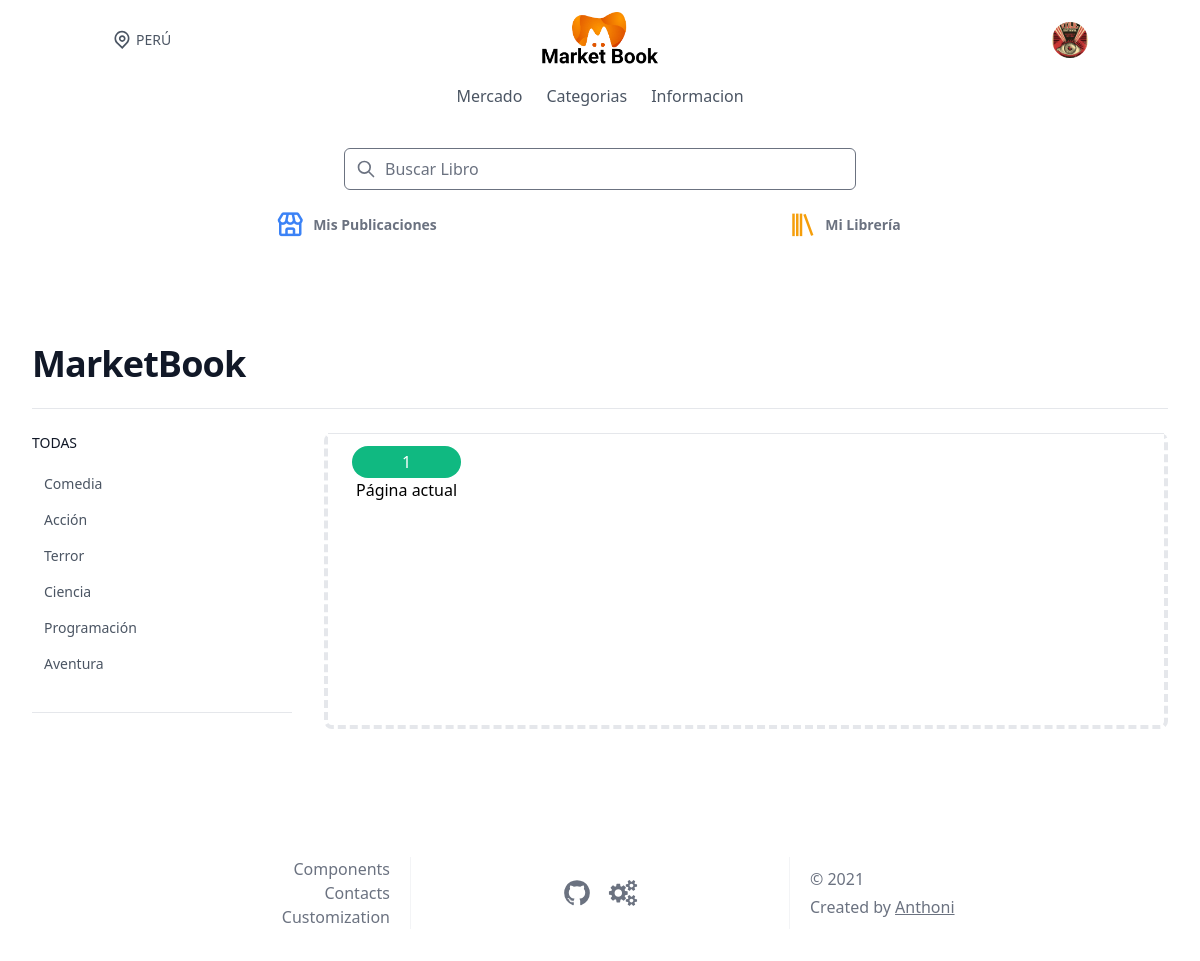
Page /marketplace/post/search/category/ (signed in) on the committed database.
### accounts/models.py (models this page shows)
class User(AbstractUser):
    stripe_customer_id=models.CharField(max_length=50,null=True, blank=True)
    photo=models.ImageField(default='users/user_default_bg.png',upload_to=user_directory_path_profile)
    created=models.DateTimeField(auto_now_add=True)
    verifield=models.CharField(max_length=10,choices=VERIFICATION_OPTIONS,default='unverified')
    coins  =models.DecimalField(max_digits=19,decimal_places=2,default=0,blank=False)
    date_created =models.DateField(auto_now_add=True)
    def get_produsts_count(self):
        return self.library.products.all().count()
    def get_produsts_count_public(self):
        return self.products.all().count()

### marketplace/models.py (models this page shows)
class Categories(models.Model):
    name = models.CharField(max_length=100)
    def __str__(self):
        return self.name

### marketplace/views.py (the view)
# urls.py: path('post/search/category/', CategoryView.as_view(), name='category'),
class CategoryView(View):
    def get(self, request, *args, **kwargs):
        query = self.request.GET.get('query')
        if query=="TODAS":
            category_list = Product.objects.filter(active=True)
        else:
            category_list = Product.objects.filter(Q(category__name=query,active=True))
        page =request.GET.get('page',1)
        paginator =Paginator(category_list,6)
        try:
            categories_list=paginator.page(page)
        except PageNotAnInteger:
            categories_list = paginator.page(1)
        except EmptyPage:
            categories_list = paginator.page(paginator.num_pages)
        categories = Categories.objects.all()
        context = {
            'categories_list': categories_list,
            'query': query,
            'categories':categories,
        }
        return render(request, 'pages/products/categories.html', context)

### accounts/models.py (called while the page is built)
    @property
    def get_card_view(self):
        return self.card[15:19]

### templates/pages/products/categories.html (shortened to what this page needs)
{% extends 'base.html' %}
{% load static %}
{% block content %}
{% block profile %}
{% include 'components/profile.html'%}
{% endblock profile %}
<div class="bg-white">
  <div>
    <main class="max-w-7xl mx-auto px-4 sm:px-6 lg:px-8">
      <div class=" z-10 flex items-baseline justify-between pt-24 pb-6 border-b border-gray-200"
        x-data="{ category: false }">
        <h1 class="text-4xl font-extrabold tracking-tight text-gray-900">MarketBook</h1>
      </div>
      <section aria-labelledby="products-heading" class="pt-6 pb-24">
        <div class="grid grid-cols-1 lg:grid-cols-4 gap-x-8 gap-y-10">
          <form class="hidden lg:block">
            <ul role="list" class="text-sm font-medium text-gray-900 space-y-4 pb-6 border-b border-gray-200">
              <li>
                <form action="#" method="GET"
                class="block px-4 py-2 mt-2 text-sm font-bold text-gray-900 bg-gray-400 rounded-lg  hover:text-gray-900 focus:text-gray-900 focus:bg-gray-200 focus:outline-none focus:shadow-outline">
                <button type="submit" class="w-full">
                    <span class="float-left ">TODAS</span>
                </button>
                </form>
              </li>
              {% for cat in categories %}
              {% if cat.name == query %}
              <li>
                <form action="{% url 'marketplace:category' %}" method="GET"
                  class=" font-semibold tracking-widest text-gray-900 uppercase rounded-lg dark-mode:text-white focus:outline-none focus:shadow-outline">
                  <input type="hidden" name="query" value="{{cat}}" placeholder="Buscar por categoria">
                  <button type="submit" class="">
                    <span class="mt-3 text-yellow-600  sm:mx-3 sm:mt-0">{{cat}}</span>
                  </button>
                </form>
              </li>
              {% else %}
              <li>
                <form action="{% url 'marketplace:category' %}" method="GET"
                  class=" font-semibold tracking-widest text-gray-900 uppercase rounded-lg dark-mode:text-white focus:outline-none focus:shadow-outline">
                  <button type="submit" class="">
                    <span class="mt-3 text-gray-600 hover:text-yellow-600  sm:mx-3 sm:mt-0">{{cat}}</span>
                  </button>
                </form>
              </li>
              {% endif %}
              {% endfor %}
            </ul>
          </form>
          <div class="lg:col-span-3">
            <div class="border-4 border-dashed border-gray-200 rounded-lg h-96 lg:h-full">
  <div class="bg-white px-4 py-3 flex items-center justify-between border-t border-gray-200 sm:px-6">
    <div class="flex-1 flex justify-between ">
      <div class=" hidden flex-col md:block">
        <div class="justify-center text-center flex items-center  rounded-full text-white bg-green-500">
          <span class="p-1">
            {{categories_list.number}}
          </span>
        </div>
        <span class="p-1 text-center">
          Página actual
        </span>
      </div>
    </div>
  </div>
            </div>
          </div>
        </div>
      </section>
    </main>
  </div>
</div>
{% endblock content %}
{% block footer %}
{% include 'components/footer.html' %}
{% endblock footer %}

### templates/components/navbar.html (shortened to what this page needs)
{% load static %}
{% url 'home' as home %}
<header>
  <div class="container mx-auto px-6 py-3">
    <div class="flex  items-center justify-between">
      <div class="hidden w-full text-gray-600 md:flex md:items-center">
        <span class="mx-1 text-sm">PERÚ</span>
      </div>
      <div class="w-full flex justify-center">
        <a href="{% url 'home' %} " class="flex justify-center">
          <img class="md:h-14 w-auto h-10 l" src="{% static 'images/logo.png' %}" alt="">
        </a>
      </div>
      <div class="flex items-center justify-end w-full">
        {% if user.is_authenticated %}
        <button @click="cartOpen = !cartOpen" class="text-gray-600 focus:outline-none mx-4 sm:mx-0">
          <div class="w-9 h-9 rounded-full overflow-hidden ">
            <img src="{{user.photo.url}}" alt="" class="w-full h-full object-cover ">
          </div>
        </button>
        {% endif %}
      </div>
    </div>
    <nav :class="isOpen ? '' : 'hidden'" class="sm:flex sm:justify-center sm:items-center mt-4">
      <div class="flex flex-col sm:flex-row">
        <a class="mt-3 text-gray-600 hover:underline sm:mx-3 sm:mt-0" href=" {% url 'home' %}">Mercado</a>
          <form action="{% url 'marketplace:category' %}" method="GET"
            class=" font-semibold tracking-widest text-gray-900 uppercase rounded-lg dark-mode:text-white focus:outline-none focus:shadow-outline">
            <button type="submit" class="">
                <span class="mt-3 text-gray-600 hover:underline sm:mx-3 sm:mt-0">Categorias</span>
            </button>
        </form>
        <a class="mt-3 text-gray-600 hover:underline sm:mx-3 sm:mt-0" href="#">Informacion</a>
      </div>
    </nav>
    <div class="relative mt-6 max-w-lg mx-auto">
      <span class="absolute inset-y-0 left-0 pl-3 flex items-center">
        <svg class="h-5 w-5 text-gray-500" viewBox="0 0 24 24" fill="none">
          <path
            d="M21 21L15 15M17 10C17 13.866 13.866 17 10 17C6.13401 17 3 13.866 3 10C3 6.13401 6.13401 3 10 3C13.866 3 17 6.13401 17 10Z"
            stroke="currentColor" stroke-width="2" stroke-linecap="round" stroke-linejoin="round" />
        </svg>
      </span>
      <input
        class="w-full border rounded-md pl-10 pr-4 py-2 focus:border-blue-500 focus:outline-none focus:shadow-outline"
        type="text" placeholder="Buscar Libro">
    </div>
  </div>
</header>
{% if user.is_authenticated %}
<div class=" flex container mx-auto px-6">
  <a href="{% url 'product-list' %}"
    class="w-1/2 flex space-x-2 justify-center items-center hover:bg-gray-100 dark:hover:bg-dark-third text-xl sm:text-3xl py-2 rounded-lg cursor-pointer text-blue-500">
    <i class='bx bx-store'></i>
    <span class="text-xs sm:text-sm font-semibold text-gray-500 dark:text-dark-txt">Mis Publicaciones</span>
  </a>
  <a href="{% url 'library' user.username %}"
    class="w-1/2 flex space-x-2 justify-center items-center hover:bg-gray-100 dark:hover:bg-dark-third text-xl sm:text-3xl py-2 rounded-lg cursor-pointer text-yellow-500">
    <i class='bx bx-library'></i>
    <span class="text-xs sm:text-sm font-semibold text-gray-500 dark:text-dark-txt">Mi Librería</span>
  </a>
</div>
{% endif %}

### rows in the picture
User: photo (placeholder picture)
Categories: name "Comedia"
Categories: name "Acción"
Categories: name "Terror"
Categories: name "Ciencia"
Categories: name "Programación"
Categories: name "Aventura"

### other values in the picture
{{ categories_list.number }} "1"
